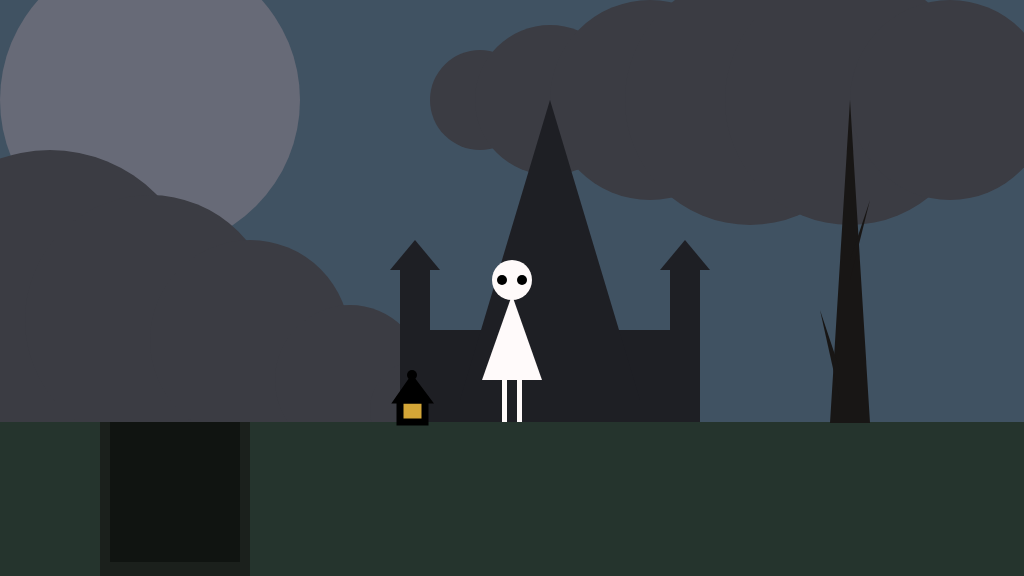
Frame 1 (no input)
Frame 60 (no input): identical to frame 1, image omitted
Frame 120 (the mouse pressed at the canvas centre since frame 60): identical to frame 1, image omitted

The p5.js sketch that drew this single still picture (run headless with seeded random() and noise() and a simulated clock; from frame 60 on, the mouse is pressed at the canvas centre):

// p5.js sketch
// ── sketch.js
//character
let gameChar = {
	gameChar_x: 512,
	gameChar_y: 280,
	gameChar_head: 40
};


function setup()
{
	createCanvas(1024, 576);
	Previous_key = '';
}


function draw()
{
	background(64, 82, 98); //fill the sky blue
	
		//1. a cloud in the sky
	stroke(103, 106, 119); //moon
	strokeWeight(300);
	point(150, 100);
	
	stroke(59, 60, 67); //cloud 1
	strokeWeight(300);
	point(50, 300);
	strokeWeight(250);
	point(150, 320);
	strokeWeight(200);
	point(250, 340);
	strokeWeight(150);
	point(350, 380);
	strokeWeight(100);
	point(420, 410);
	
	strokeWeight(100); //cloud 2
	point(480, 100);
	strokeWeight(150);
	point(550, 100);
	strokeWeight(200);
	point(650, 100);
	strokeWeight(250);
	point(750, 100);
	strokeWeight(250);
	point(850, 100);
	strokeWeight(200);
	point(950, 100);
	
		//draw some green ground
	noStroke();
	fill(37, 52, 45);
	rect(0, 422, 1024, 154); 


		//2. a mountain in the distance
	noStroke(); //church
	fill(30, 31, 36);
	rect(400, 330, 300, 92);
	rect(400, 270, 30, 80);
	rect(670, 270, 30, 80);
	triangle(390, 270, 440, 270, 415, 240);
	triangle(660, 270, 710, 270, 685, 240);
	triangle(460, 400, 640, 400, 550, 100);

		//3. a tree
	fill(24, 22, 21);
	triangle(830, 423, 870, 423, 850, 100);
	triangle(840, 400, 820, 310, 840, 370);
	triangle(850, 280, 870, 200, 850, 260);
	
		//4. a canyon 
		//NB. the canyon should go from ground-level to the bottom of the screen
	fill(27, 32, 28);
	rect(100, 422, 150, 154);
	fill(0, 0, 0, 100);
	rect(110, 422, 130, 140);
	
		//5. a collectable token - eg. a jewel, fruit, coins
		//lantern
	stroke(0, 0, 0);
	strokeWeight(7);
	fill(212, 166, 55);
	rect(400, 400, 25, 22);
	fill(0,0,0);
	triangle(398, 400, 427, 400, 412, 380);
	strokeWeight(10);
	point(412, 375);
	console.log(key);
	
	if (key == 'A')
	{
			//Character - LEFT
		stroke(255, 250, 250);
		strokeWeight(gameChar.gameChar_head);
		point(gameChar.gameChar_x, gameChar.gameChar_y); //head
		stroke(0, 0, 0);
		strokeWeight(10);
		point(gameChar.gameChar_x - 10, gameChar.gameChar_y); //left eye
		noStroke();
		fill(255, 250, 250);
		triangle(gameChar.gameChar_x, gameChar.gameChar_y + 15, gameChar.gameChar_x - 30, gameChar.gameChar_y + 100, gameChar.gameChar_x + 30, gameChar.gameChar_y + 100); // dress
		fill(169, 169, 169);
		rect(gameChar.gameChar_x - 2, gameChar.gameChar_y + 100, 5, 42); //right leg
		fill(255, 250, 250);
		rect(gameChar.gameChar_x + 2, gameChar.gameChar_y + 100, 5, 42); //left leg;
		
		Previous_key = 'A';
	}
	else if (Previous_key == 'A' && key == ' ')
	{
	   		//Character - LEFT JUMP
		stroke(255, 250, 250);
		strokeWeight(gameChar.gameChar_head);
		point(gameChar.gameChar_x, gameChar.gameChar_y - 50); //head
		stroke(0, 0, 0);
		strokeWeight(10);
		point(gameChar.gameChar_x - 10, gameChar.gameChar_y - 50); //left eye
		noStroke();
		fill(255, 250, 250);
		triangle(gameChar.gameChar_x, gameChar.gameChar_y + 15 - 50, gameChar.gameChar_x - 30, gameChar.gameChar_y + 100  - 50, gameChar.gameChar_x + 30, gameChar.gameChar_y + 100  - 50); // dress
		fill(169, 169, 169);
		rect(gameChar.gameChar_x + 2, gameChar.gameChar_y + 100  - 50, 5, 21); //right leg
		rect(gameChar.gameChar_x + 2, gameChar.gameChar_y + 100  - 50 + 21, 21, 5);
		fill(255, 250, 250);
		rect(gameChar.gameChar_x - 2, gameChar.gameChar_y + 100  - 50, 5, 21); //left leg
		rect(gameChar.gameChar_x - 2, gameChar.gameChar_y + 100  - 50 + 21, 21, 5); //left leg
	}
	else if (key == 'D')
	{
		   //Character - RIGHT
		stroke(255, 250, 250);
		strokeWeight(gameChar.gameChar_head);
		point(gameChar.gameChar_x, gameChar.gameChar_y); //head
		stroke(0, 0, 0);
		strokeWeight(10);
		point(gameChar.gameChar_x + 10, gameChar.gameChar_y); //left eye
		noStroke();
		fill(255, 250, 250);
		triangle(gameChar.gameChar_x, gameChar.gameChar_y + 15, gameChar.gameChar_x - 30, gameChar.gameChar_y + 100, gameChar.gameChar_x + 30, gameChar.gameChar_y + 100); // dress
		fill(169, 169, 169);
		rect(gameChar.gameChar_x + 2, gameChar.gameChar_y + 100, 5, 42); //right leg
		fill(255, 250, 250);
		rect(gameChar.gameChar_x - 2, gameChar.gameChar_y + 100, 5, 42); //left leg
		
		Previous_key = 'D'; 
	}
	else if (Previous_key == 'D' && key == ' ')
	{
			//Character - RIGHT JUMP
		stroke(255, 250, 250);
		strokeWeight(gameChar.gameChar_head);
		point(gameChar.gameChar_x, gameChar.gameChar_y - 50); //head
		stroke(0, 0, 0);
		strokeWeight(10);
		point(gameChar.gameChar_x + 10, gameChar.gameChar_y - 50); //left eye
		noStroke();
		fill(255, 250, 250);
		triangle(gameChar.gameChar_x, gameChar.gameChar_y + 15 - 50, gameChar.gameChar_x - 30, gameChar.gameChar_y + 100 - 50, gameChar.gameChar_x + 30, gameChar.gameChar_y + 100 - 50); // dress
		fill(169, 169, 169);
		rect(gameChar.gameChar_x - 2, gameChar.gameChar_y + 100 - 50, 5, 21); //right leg
		rect(gameChar.gameChar_x - 2 - 16, gameChar.gameChar_y + 100 - 50 + 21, 21, 5); //right leg
		fill(255, 250, 250);
		rect(gameChar.gameChar_x + 2, gameChar.gameChar_y + 100 - 50, 5, 21); //left leg
		rect(gameChar.gameChar_x + 2 - 16, gameChar.gameChar_y + 100 - 50 + 21, 21, 5); //left leg
	}
	else if (Previous_key == '' && key == ' ')
	{
			//Character - FRONT JUMP
		stroke(255, 250, 250);
		strokeWeight(gameChar.gameChar_head);
		point(gameChar.gameChar_x, gameChar.gameChar_y - 50); //head
		stroke(0, 0, 0);
		strokeWeight(10);
		point(gameChar.gameChar_x + 10, gameChar.gameChar_y - 50); //right eye
		point(gameChar.gameChar_x - 10, gameChar.gameChar_y - 50); //left eye
		noStroke();
		fill(255, 250, 250);
		triangle(gameChar.gameChar_x, gameChar.gameChar_y + 15 - 50, gameChar.gameChar_x - 30, gameChar.gameChar_y + 100  - 50, gameChar.gameChar_x + 30, gameChar.gameChar_y + 100  - 50); // dress
		fill(169, 169, 169);
		rect(gameChar.gameChar_x - 10, gameChar.gameChar_y + 100 - 50 + 21, 5, 7); //shadow left leg
		rect(gameChar.gameChar_x + 5, gameChar.gameChar_y + 100 - 50 + 21, 5, 7); //shadow right leg
		fill(255, 250, 250);
		rect(gameChar.gameChar_x - 10, gameChar.gameChar_y + 100 - 50, 5, 21); //left leg
		rect(gameChar.gameChar_x + 5, gameChar.gameChar_y + 100 - 50, 5, 21); //right leg
	}
	else
	{
		//Character - FRONT
		stroke(255, 250, 250);
		strokeWeight(gameChar.gameChar_head);
		point(gameChar.gameChar_x, gameChar.gameChar_y); //head
		stroke(0, 0, 0);
		strokeWeight(10);
		point(gameChar.gameChar_x + 10, gameChar.gameChar_y); //right eye
		point(gameChar.gameChar_x - 10, gameChar.gameChar_y); //left eye
		noStroke();
		fill(255, 250, 250);
		triangle(gameChar.gameChar_x, gameChar.gameChar_y + 15, gameChar.gameChar_x - 30, gameChar.gameChar_y + 100, gameChar.gameChar_x + 30, gameChar.gameChar_y + 100); // dress
		rect(gameChar.gameChar_x - 10, gameChar.gameChar_y + 100, 5, 42); //left leg
		rect(gameChar.gameChar_x + 5, gameChar.gameChar_y + 100, 5, 42); //right leg
		
		Previous_key = '';
	
	}
	

}
